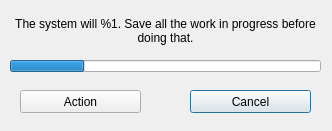
<?xml version="1.0" encoding="UTF-8"?>
<ui version="4.0">
 <class>Warning</class>
 <widget class="QDialog" name="Warning">
  <property name="geometry">
   <rect>
    <x>0</x>
    <y>0</y>
    <width>332</width>
    <height>131</height>
   </rect>
  </property>
  <property name="windowTitle">
   <string/>
  </property>
  <widget class="QPushButton" name="buttonAction">
   <property name="geometry">
    <rect>
     <x>20</x>
     <y>90</y>
     <width>121</width>
     <height>23</height>
    </rect>
   </property>
   <property name="text">
    <string>Action</string>
   </property>
  </widget>
  <widget class="QPushButton" name="buttonCancel">
   <property name="geometry">
    <rect>
     <x>190</x>
     <y>90</y>
     <width>121</width>
     <height>23</height>
    </rect>
   </property>
   <property name="text">
    <string>Cancel</string>
   </property>
   <property name="default">
    <bool>true</bool>
   </property>
  </widget>
  <widget class="QLabel" name="labelMessage">
   <property name="geometry">
    <rect>
     <x>10</x>
     <y>10</y>
     <width>311</width>
     <height>41</height>
    </rect>
   </property>
   <property name="text">
    <string>The system will %1. Save all the work in progress before doing that.</string>
   </property>
   <property name="alignment">
    <set>Qt::AlignCenter</set>
   </property>
   <property name="wordWrap">
    <bool>true</bool>
   </property>
  </widget>
  <widget class="QProgressBar" name="progressBar">
   <property name="geometry">
    <rect>
     <x>10</x>
     <y>60</y>
     <width>311</width>
     <height>12</height>
    </rect>
   </property>
   <property name="value">
    <number>24</number>
   </property>
   <property name="textVisible">
    <bool>false</bool>
   </property>
  </widget>
 </widget>
 <resources/>
 <connections/>
</ui>
